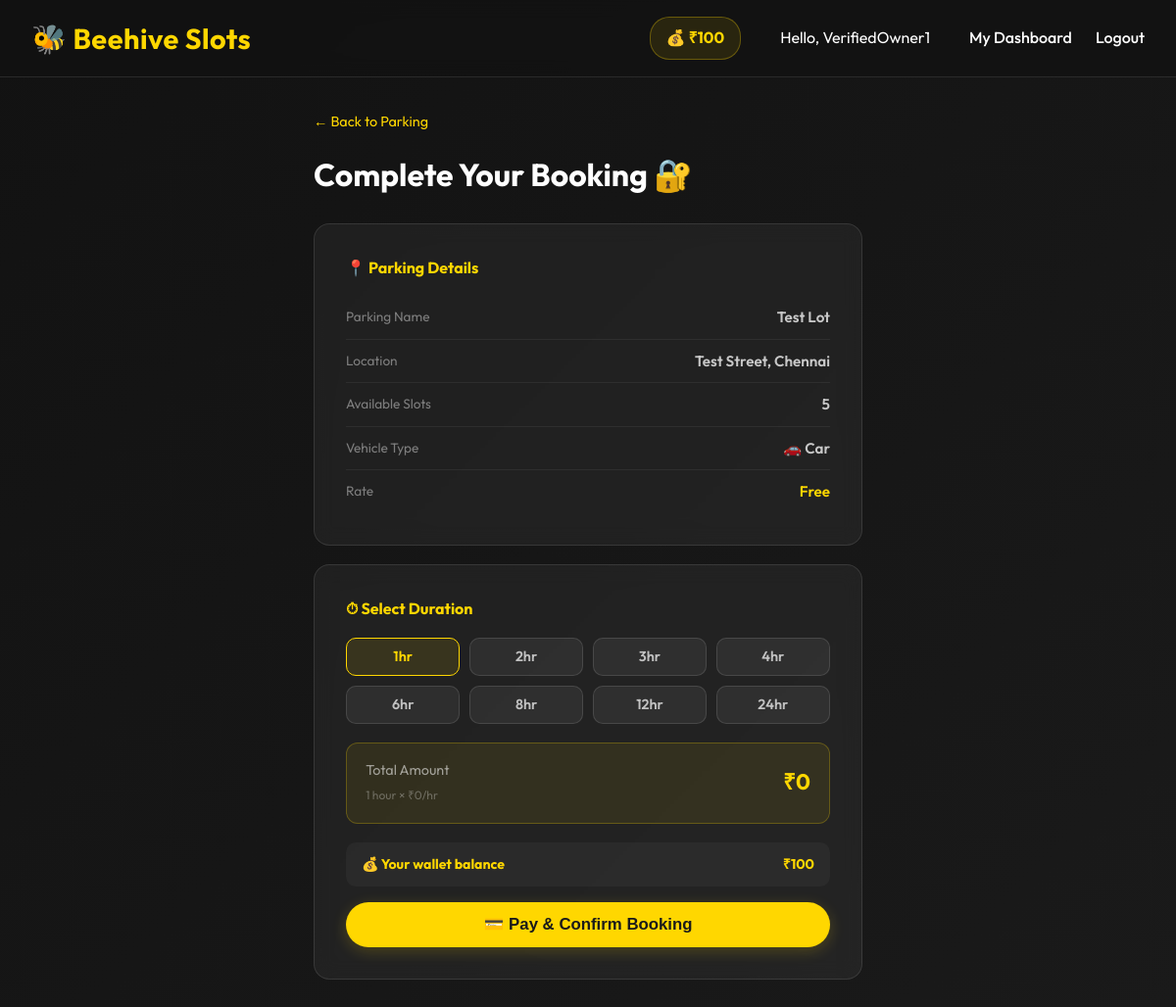
/book_parking/2 (signed in), run on the app's committed database.
### app/models.py (models this page shows)
class User(db.Model):
    id = db.Column(db.Integer, primary_key=True)
    name = db.Column(db.String(100), unique=True, nullable=False)
    role = db.Column(db.String(20), nullable=False) # Owner / Driver
    password_hash = db.Column(db.String(200), nullable=False)
    wallet_balance = db.Column(db.Integer, default=0)
    slots = db.relationship('Slot', backref='owner_user', lazy=True)
    bookings = db.relationship('Booking', backref='driver_user', lazy=True)
    parking_lots = db.relationship('ParkingLot', backref='owner_user_lot', lazy=True)

class ParkingLot(db.Model):
    id = db.Column(db.Integer, primary_key=True)
    owner_id = db.Column(db.Integer, db.ForeignKey('user.id'), nullable=False)
    name = db.Column(db.String(200), nullable=False)
    city = db.Column(db.String(100), nullable=True, index=True)  # e.g. 'Chennai'
    full_address = db.Column(db.String(400), nullable=True)       # e.g. '45 Anna Salai, Chennai'
    location = db.Column(db.String(300), nullable=False)          # legacy / fallback
    latitude = db.Column(db.Float, nullable=False)
    longitude = db.Column(db.Float, nullable=False)
    available_slots = db.Column(db.Integer, nullable=False, default=1)
    vehicle_type = db.Column(db.String(10), nullable=False, default='car')  # 'car', 'bike', 'both'
    price = db.Column(db.Integer, nullable=True)                  # price per hour (optional)
    image_filename = db.Column(db.String(300), nullable=True)
    created_at = db.Column(db.DateTime, default=datetime.utcnow)

### app/routes/driver.py (the view)
@driver_bp.route('/book_parking/<int:lot_id>', methods=['GET'])
def book_parking(lot_id):
    if 'user_id' not in session:
        flash('Please log in to book a slot.')
        return redirect('/login')
    lot = ParkingLot.query.get_or_404(lot_id)
    user = User.query.get(session['user_id'])
    return render_template('payment.html', lot=lot, user=user)

### app/templates/payment.html (shortened to what this page needs)
{% extends "layout.html" %}
{% block content %}
<div class="payment-wrap">
    <a href="/parking/{{ lot.id }}" style="color:var(--primary); font-size:0.9rem; text-decoration:none;">
        ← Back to Parking
    </a>
    <h2 style="margin: 1rem 0 1.5rem;">Complete Your Booking 🔐</h2>
    <div class="pay-card">
        <h4 style="color:var(--primary); margin-bottom:1rem;">📍 Parking Details</h4>
        <div class="pay-row">
            <span class="label">Parking Name</span>
            <span class="value">{{ lot.name }}</span>
        </div>
        <div class="pay-row">
            <span class="label">Location</span>
            <span class="value">{{ lot.full_address or lot.location }}</span>
        </div>
        <div class="pay-row">
            <span class="label">Available Slots</span>
            <span class="value">{{ lot.available_slots }}</span>
        </div>
        <div class="pay-row">
            <span class="label">Vehicle Type</span>
            <span class="value">
                {% if lot.vehicle_type == 'car' %}🚗 Car
                {% elif lot.vehicle_type == 'bike' %}🏍️ Bike
                {% else %}🚗🏍️ Car & Bike{% endif %}
            </span>
        </div>
        <div class="pay-row">
            <span class="label">Rate</span>
            <span class="value" style="color:var(--primary);">
                {% if lot.price %}₹{{ lot.price }} / hour{% else %}Free{% endif %}
            </span>
        </div>
    </div>
    <div class="pay-card">
        <h4 style="color:var(--primary); margin-bottom:0.5rem;">⏱ Select Duration</h4>
        <form method="POST" action="/confirm_booking/{{ lot.id }}" id="payment-form">
            <div class="duration-grid" id="dur-grid">
                {% for h in [1, 2, 3, 4, 6, 8, 12, 24] %}
                <button type="button" class="dur-btn {% if h == 1 %}active{% endif %}" data-hours="{{ h }}"
                    onclick="selectDuration(this)">
                    {{ h }}hr
                </button>
                {% endfor %}
            </div>
            <div class="total-bar">
                <div>
                    <div class="total-label">Total Amount</div>
                    <small style="color:rgba(255,255,255,0.3); font-size:0.75rem;">
                        <span id="dur-text">1 hour</span>
                        × ₹{{ lot.price or 0 }}/hr
                    </small>
                </div>
                <div class="total-amount" id="total-display">
                    ₹{{ lot.price or 0 }}
                </div>
            </div>
            <div class="wallet-bar">
                <span>💰 Your wallet balance</span>
                <span>₹{{ user.wallet_balance }}</span>
            </div>
                <button type="submit" class="btn" id="pay-btn" style="width:100%; font-size:1.05rem;">
                    💳 Pay &amp; Confirm Booking
                </button>
        </form>
    </div>
</div>
{% endblock %}

### app/templates/layout.html (shortened to what this page needs)
<!DOCTYPE html>
<html lang="en">
<head>
    <link rel="stylesheet" href="{{ url_for('static', filename='style.css') }}">
</head>
<body>
    <nav class="navbar">
        <a href="/" class="brand">🐝 Beehive Slots</a>
        <div class="nav-links">
            {% if session.get('user_id') %}
            <span class="wallet-box">
                💰 ₹{{ session.get('wallet', 0) }}
            </span>
            <span style="color:white; margin-right: 1rem; margin-left: 1rem;">Hello, {{ session.get('name') }}</span>
            {% if session.get('role') == 'Owner' %}
            <a href="/owner_dashboard">My Dashboard</a>
            {% else %}
            <a href="/driver_dashboard">My Dashboard</a>
            {% endif %}
            <a href="/logout">Logout</a>
            {% else %}
            <a href="/">Home</a>
            <a href="/login">Login</a>
            <a href="/register">Register</a>
            {% endif %}
        </div>
    </nav>
    <div class="container">
        {% block content %}{% endblock %}
    </div>
</body>
</html>

### app/static/style.css (style rules this page uses)
:root { --primary: #FFD700; --primary-hover: #ffea70; --secondary: #1a1a1a; --dark: #121212; --light: #f4f6f8; --white: #ffffff; --text: #ffffff; --border: rgba(255, 255, 255, 0.1); --glass-bg: rgba(255, 255, 255, 0.05); --glass-border: rgba(255, 255, 255, 0.1); --glass-shadow: 0 8px 32px 0 rgba(0, 0, 0, 0.37); --glass-blur: blur(12px); }
* { box-sizing: border-box; margin: 0; padding: 0; }
body { font-family: 'Outfit', sans-serif; background: linear-gradient(135deg, #121212 0%, #1a1a1a 100%); color: var(--text); line-height: 1.6; min-height: 100vh; }
.navbar { background: rgba(18, 18, 18, 0.8); backdrop-filter: blur(10px); border-bottom: 1px solid var(--border); padding: 1rem 2rem; display: flex; justify-content: space-between; align-items: center; position: sticky; top: 0; z-index: 1000; }
.brand { font-size: 1.8rem; font-weight: 700; color: var(--primary); text-decoration: none; letter-spacing: 0.5px; }
.nav-links { display: flex; align-items: center; gap: 1.5rem; }
.nav-links a { color: var(--white); text-decoration: none; font-weight: 500; transition: color 0.3s; }
.container { max-width: 1200px; margin: 2rem auto; padding: 0 1rem; }
h1, h2, h3 { margin-bottom: 1rem; color: var(--white); }
h2 { font-size: 2rem; }
.btn { display: inline-flex; justify-content: center; align-items: center; background: var(--primary); color: var(--secondary); padding: 0.8rem 2rem; border: none; border-radius: 50px; font-weight: 700; font-size: 1rem; text-decoration: none; cursor: pointer; transition: all 0.3s ease; box-shadow: 0 4px 15px rgba(255, 215, 0, 0.2); }
.wallet-box { background: rgba(255, 215, 0, 0.1); color: var(--primary); padding: 0.5rem 1rem; border-radius: 20px; font-weight: bold; display: inline-flex; align-items: center; border: 1px solid rgba(255, 215, 0, 0.3); }

### app/templates/payment.html (style rules this page uses)
.payment-wrap { max-width: 560px; margin: 0 auto; }
.pay-card { background: rgba(255, 255, 255, 0.05); border: 1px solid rgba(255, 255, 255, 0.1); border-radius: 16px; padding: 2rem; margin-bottom: 1.2rem; backdrop-filter: blur(10px); }
.pay-row { display: flex; justify-content: space-between; align-items: center; padding: 0.6rem 0; border-bottom: 1px solid rgba(255, 255, 255, 0.06); font-size: 0.95rem; color: rgba(255, 255, 255, 0.75); }
.pay-row:last-child { border-bottom: none; }
.pay-row .label { color: rgba(255, 255, 255, 0.42); font-size: 0.85rem; }
.pay-row .value { font-weight: 600; }
.duration-grid { display: grid; grid-template-columns: repeat(4, 1fr); gap: 0.6rem; margin: 1rem 0; }
.dur-btn { background: rgba(255, 255, 255, 0.06); border: 1.5px solid rgba(255, 255, 255, 0.12); border-radius: 10px; padding: 0.6rem 0; text-align: center; cursor: pointer; font-size: 0.9rem; color: rgba(255, 255, 255, 0.7); transition: all 0.2s; font-family: 'Outfit', sans-serif; font-weight: 600; }
.dur-btn:hover, .dur-btn.active { border-color: var(--primary); background: rgba(255, 215, 0, 0.1); color: var(--primary); }
.total-bar { display: flex; justify-content: space-between; align-items: center; background: rgba(255, 215, 0, 0.08); border: 1px solid rgba(255, 215, 0, 0.25); border-radius: 12px; padding: 1rem 1.2rem; margin: 1.2rem 0; }
.total-bar .total-label { color: rgba(255, 255, 255, 0.55); font-size: 0.9rem; }
.total-bar .total-amount { font-size: 1.4rem; font-weight: 700; color: var(--primary); }
.wallet-bar { display: flex; justify-content: space-between; align-items: center; background: rgba(255, 255, 255, 0.03); border-radius: 10px; padding: 0.7rem 1rem; font-size: 0.88rem; color: rgba(255, 255, 255, 0.5); margin-bottom: 1rem; }
.wallet-bar span { color: var(--primary); font-weight: 700; }

### data on the page
User: get "VerifiedOwner1", wallet_balance "100"
ParkingLot: name "Test Lot", full_address "Test Street, Chennai", available_slots "5", price "0"

### other printed values
{{ session.get('wallet', 0) }} "100"
{{ h }} "1" "2" "3" "4" "6" "8" "12" "24"
